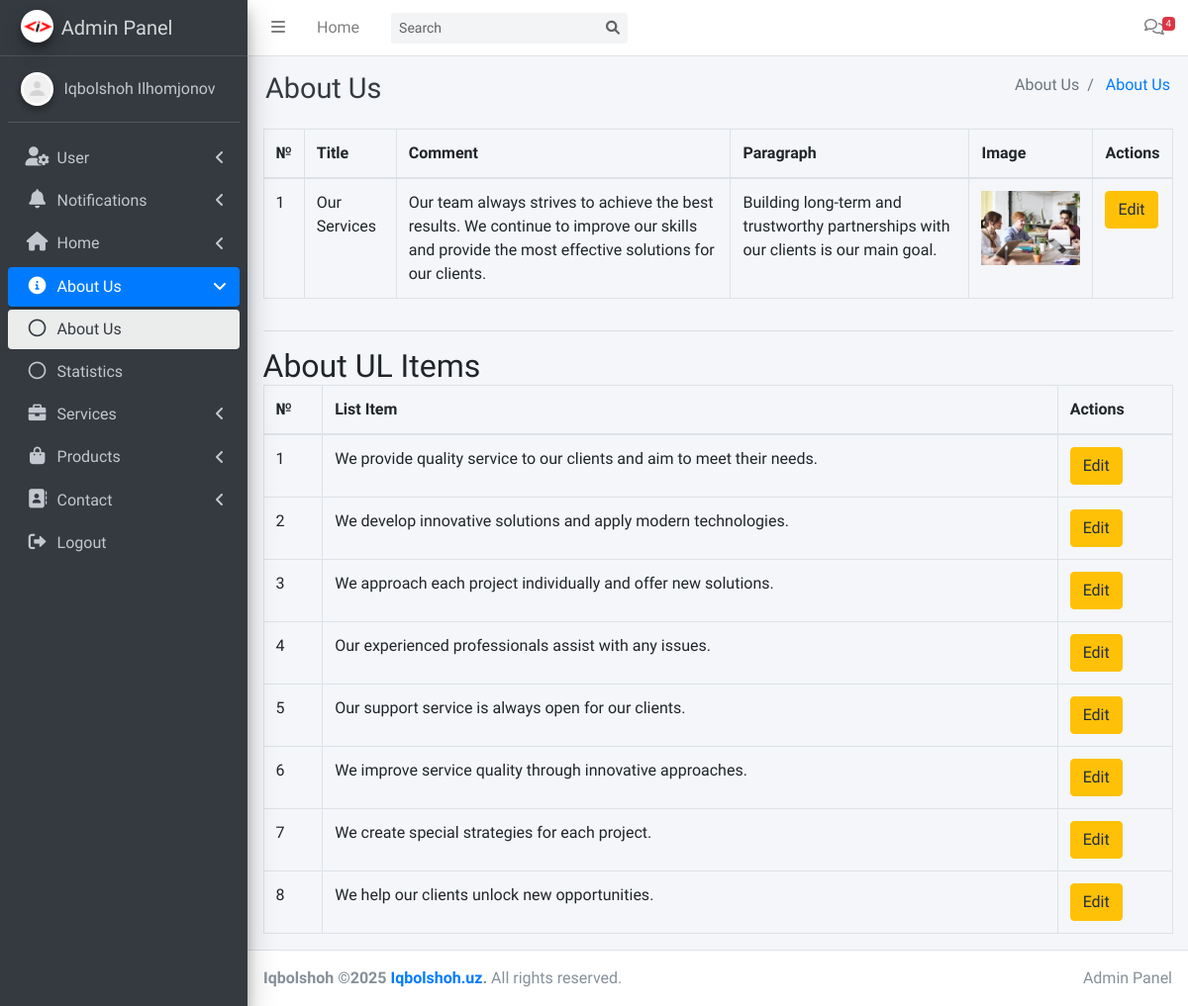
The page /admin/about.php (signed in) on the database its author committed.
### tables this page shows
CREATE TABLE about (
    id INT AUTO_INCREMENT PRIMARY KEY,
    title VARCHAR(255) NOT NULL,
    p1 TEXT NOT NULL,
    p2 TEXT NOT NULL,
    image VARCHAR(255)
);

CREATE TABLE about_ul_items (
    id INT AUTO_INCREMENT PRIMARY KEY,
    about_id INT,
    list_item TEXT NOT NULL,
    FOREIGN KEY (about_id) REFERENCES about(id)
);

### config.php (called while the page is built, shortened)
<?php
class Database
{
    private $conn;
    public function __construct()
    {
        $servername = "localhost";
        $username = "root";
        $password = "";
        $dbname = "business_website";
        $this->conn = new mysqli($servername, $username, $password, $dbname);
    }
    public function executeQuery($sql)
    {
        $result = $this->conn->query($sql);
        return $result;
    }
    public function select($table, $columns = "*", $condition = "")
    {
        $sql = "SELECT $columns FROM $table $condition";
        return $this->executeQuery($sql)->fetch_all(MYSQLI_ASSOC);
    }
}

### admin/check.php (called while the page is built, shortened)
<?php
include '../config.php';
$query = new Database();

### admin/about.php (the view, shortened to what this page needs)
<?php include 'check.php';
$old_image_path = "../" . $query->select("about", "*")[0]['image'];
?>
<!DOCTYPE html>
<html lang="en">
<head>
    <?php include 'includes/css.php'; ?>
</head>
<body class="hold-transition sidebar-mini">
    <div class="wrapper">
        <?php include 'includes/header.php' ?>
        <div class="content-wrapper">
            <section class="content">
                <div class="container-fluid">
                    <div class="row">
                        <div class="col-12">
                            <table class="table table-bordered">
                                <thead>
                                    <tr>
                                        <th>№</th>
                                        <th>Title</th>
                                        <th>Comment</th>
                                        <th>Paragraph</th>
                                        <th>Image</th>
                                        <th>Actions</th>
                                    </tr>
                                </thead>
                                <tbody>
                                    <?php
                                    $aboutItems = $query->select('about', '*');
                                    foreach ($aboutItems as $item) {
                                        echo "<tr>";
                                        echo "<td>{$item['id']}</td>";
                                        echo "<td>{$item['title']}</td>";
                                        echo "<td>{$item['p1']}</td>";
                                        echo "<td>{$item['p2']}</td>";
                                        echo "<td><img src='../{$item['image']}' alt='Image' style='width: 100px; height: auto;'></td>";
                                        echo "<td>
                                            <button class='btn btn-warning' data-toggle='modal' data-target='#editAboutModal' data-id='{$item['id']}'>Edit</button>
                                        </td>";
                                        echo "</tr>";
                                    }
                                    ?>
                                </tbody>
                            </table>
                        </div>
                    </div>
                    <hr>
                    <div class="row">
                        <div class="col-12">
                            <h2 class="m-0">About UL Items</h2>
                            <table class="table table-bordered">
                                <thead>
                                    <tr>
                                        <th>№</th>
                                        <th>List Item</th>
                                        <th>Actions</th>
                                    </tr>
                                </thead>
                                <tbody>
                                    <?php
                                    $ulItems = $query->select('about_ul_items', '*');
                                    foreach ($ulItems as $ulItem) {
                                        echo "<tr>";
                                        echo "<td>{$ulItem['id']}</td>";
                                        echo "<td>{$ulItem['list_item']}</td>";
                                        echo "<td>
                                            <button class='btn btn-warning' data-toggle='modal' data-target='#editUlItemModal' data-id='{$ulItem['id']}'>Edit</button>
                                        </td>";
                                        echo "</tr>";
                                    }
                                    ?>
                                </tbody>
                            </table>
                        </div>
                    </div>
                </div>
            </section>
        </div>
        <?php include 'includes/footer.php'; ?>
    </div>
</body>
</html>

### rows shown on the page
about: id "1", title "Our Services", p1 "Our team always strives to achieve the best results. We continue to improve our skills and provide the most effective solutions for our clients.", p2 "Building long-term and trustworthy partnerships with our clients is our main goal.", image (picture)
about_ul_items: id "1", list_item "We provide quality service to our clients and aim to meet their needs."
about_ul_items: id "2", list_item "We develop innovative solutions and apply modern technologies."
about_ul_items: id "3", list_item "We approach each project individually and offer new solutions."
about_ul_items: id "4", list_item "Our experienced professionals assist with any issues."
about_ul_items: id "5", list_item "Our support service is always open for our clients."
about_ul_items: id "6", list_item "We improve service quality through innovative approaches."
about_ul_items: id "7", list_item "We create special strategies for each project."
about_ul_items: id "8", list_item "We help our clients unlock new opportunities."

### other values the page prints
$message_count "4"
$pageTitle "About Us"
$item['title'] "About Us"
$menuItem['menuTitle'] "User"
$menuItem['menuTitle'] "Notifications"
$menuItem['menuTitle'] "Home"
$menuItem['menuTitle'] "About Us"
$page['title'] "About Us"
$page['title'] "Statistics"
$menuItem['menuTitle'] "Services"
$menuItem['menuTitle'] "Products"
$menuItem['menuTitle'] "Contact"
